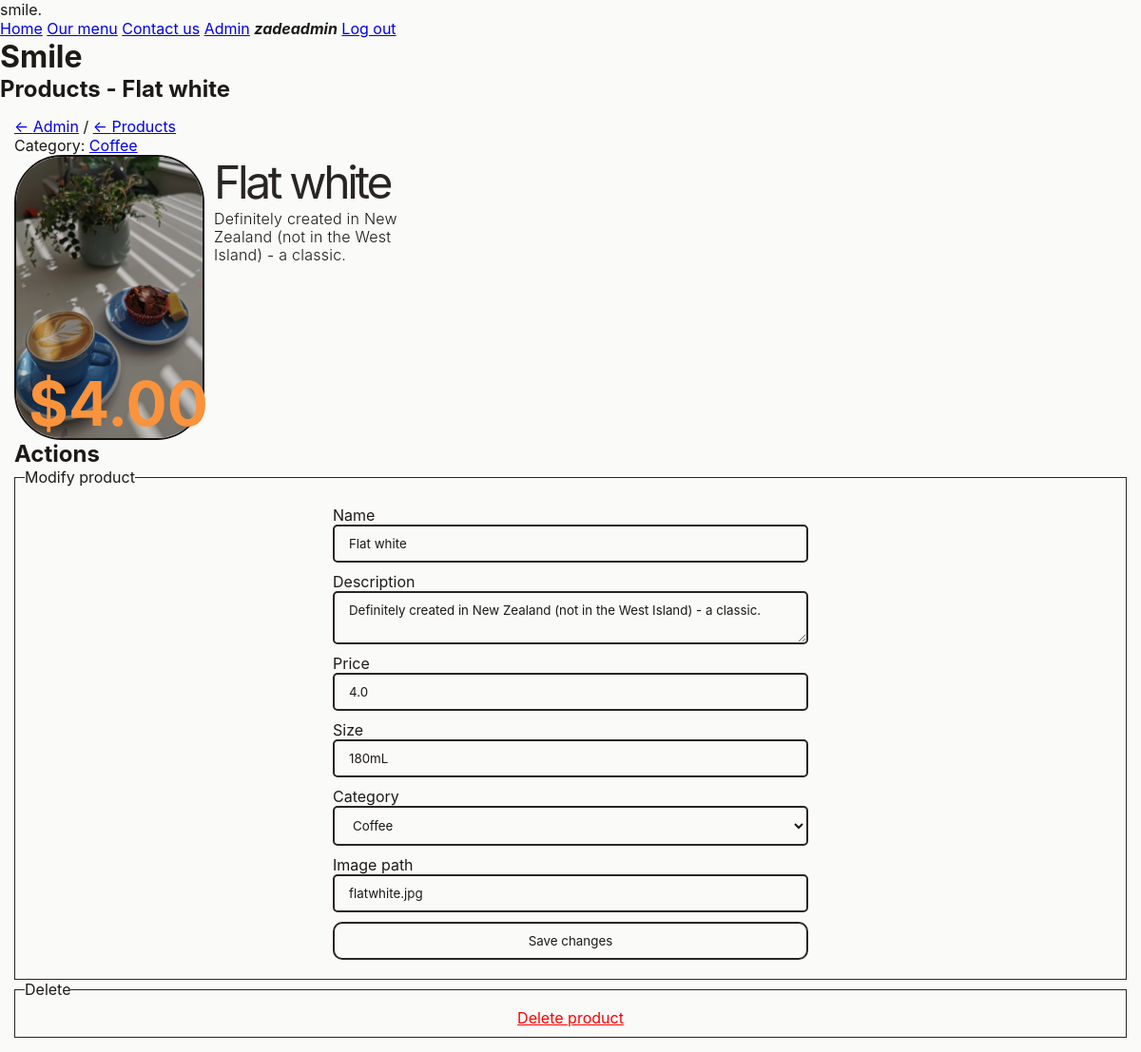
Screenshot of /admin/products/1 (signed in) with the database file from the repository.
### tables this page shows
CREATE TABLE "Products" (
	"id"	INTEGER NOT NULL UNIQUE,
	"name"	TEXT NOT NULL,
	"description"	TEXT NOT NULL,
	"size"	TEXT NOT NULL,
	"image_path"	TEXT NOT NULL,
	"price"	REAL NOT NULL,
	"category_id"	INTEGER NOT NULL DEFAULT 1,
	PRIMARY KEY("id" AUTOINCREMENT)
);

CREATE TABLE "Categories" (
	"id"	INTEGER NOT NULL UNIQUE,
	"name"	TEXT NOT NULL,
	PRIMARY KEY("id" AUTOINCREMENT)
);

### server.py (the view)
@server.route("/admin/products/<product_id>", methods=["GET"])
@admin_only
def handle_admin_product_info(product_id=None):
    if not product_id:
        return redirect("/admin/products")
    with get_db() as (connection, cursor):
        product_query = "SELECT * FROM Products WHERE id=?"
        cursor.execute(product_query, [product_id])
        product_res = cursor.fetchone()
        category_query = "SELECT id, name FROM Categories WHERE id=?"
        cursor.execute(category_query, [product_res["category_id"]])
        category_res = cursor.fetchone()
        categories_query = "SELECT id, name FROM Categories"
        cursor.execute(categories_query)
        categories_res = cursor.fetchall()
        return render_template("pages/admin/product-info.jinja", user=g.user, product=product_res, product_category=category_res, categories=categories_res)

### server.py (called while the page is built)
def db_dict_factory(cursor, row):
    d = {}
    for idx, col in enumerate(cursor.description):
        d[col[0]] = row[idx]
    return d

@contextmanager
def get_db(*args, **kwds):
    db_connection = sqlite3.connect("smile.sqlite")
    db_connection.row_factory = db_dict_factory
    db_cursor = db_connection.cursor()
    try:
        yield (db_connection, db_cursor)
    finally:
        db_connection.close()

def get_user():
    if ("username" in session) and ("display_name" in session):
        username = session["username"]
        display_name = session["display_name"]
        admin = session["admin"]
        if username is None or display_name is None or admin is None:
            return False
        return {
            "username": username,
            "display_name": display_name,
            "admin": admin
        }
    return False

def admin_only(func):
    @wraps(func)
    def wrapper(*args, **kwargs):
        if not g.user:
            return redirect(f"/auth?m=You+are+not+logged+in")
        if (g.user["admin"] != True):
            return redirect("/?m=You+are+not+an+admin")
        return func(*args, **kwargs)
    return wrapper

@server.before_request
def load_user():
    user = get_user()
    g.user = user

### templates/pages/admin/product-info.jinja
{% extends "base.jinja" %}
{% set title = "Admin - Products" %}
{% block pageheading %}
    Products - {{ product.name }}
{% endblock pageheading %}
{% block main %}
    <div class="breadcrumbs">
        <a href="{{ url_for('handle_admin')}}" class="back-link">Admin</a>
        /
        <a href="{{ url_for('handle_admin_products')}}" class="back-link">Products</a>
    </div>
    <span>Category: <a href="{{ url_for('handle_admin_category_info', category_id=product_category.id)}}">{{ product_category.name }}</a></span>
    <section>
        {{ components.productCard(product) }}
    </section>
    <section>
        <h2>Actions</h2>
        <fieldset>
            <legend>
                Modify product
            </legend>
            <form action="{{ url_for('handle_admin_update_product', product_id=product.id)}}"
                  method="post"
                  class="edit-info-form">
                <label for="product_name">
                    Name
                    <input type="text" name="name" id="product_name" value="{{ product.name }}"/>
                </label>
                <label for="product_description">
                    Description
                    <textarea type="text" name="description" id="product_description">{{product.description}}</textarea>
                </label>
                <label for="product_price">
                    Price
                    <input type="number"
                           name="price"
                           id="product_price"
                           value="{{ product.price }}"
                           step="any"/>
                </label>
                <label for="product_size">
                    Size
                    <input type="text" name="size" id="product_size" value="{{ product.size }}"  />
                </label>
                <label for="product_category">
                    Category
                    <select name="category" id="product_category">
                        {% for category in categories %}
                            <option value="{{ category.id }}"
                                    {% if category.id == product_category.id %}selected{% endif %}>
                                {{ category.name }}
                            </option>
                        {% endfor %}
                    </select>
                </label>
                <label for="product_image_path">
                    Image path
                    <input type="text"
                           name="image_path"
                           id="product_image_path"
                           value="{{ product.image_path }}"/>
                </label>
                <button type="submit">Save changes</button>
            </form>
        </fieldset>
        <fieldset>
            <legend>
                Delete
            </legend>
            <a href="{{ url_for('handle_admin_delete_product', product_id=product.id)}}"
               class="danger-text"
               data-confirm>Delete product</a>
        </fieldset>
    </section>
{% endblock main %}

### templates/components.jinja
{% macro productCard(product)%}
    <div class="product">
        <img height="500"
             width="500"
             src="{{ url_for('static', filename='images/'+product.image_path)}}"
             class="product-image"
             alt="A photo of a {{ product.name }}"/>
        <div class="product-info">
            <span class="product-name">{{ product.name }}</span>
            <span class="product-description">{{ product.description }}</span>
        </div>
        <span class="product-price">${{ '%.2f'|format(product.price) }}</span>
    </div>
{% endmacro %}

### static/smile.css (style rules this page uses)
* { box-sizing: border-box; font-family: "Inter", sans-serif; padding: 0; border: 0; margin: 0; }
:root { --accent: #fb923c; --background: #fafaf9; --background-2: #f5f5f4; --text: #1c1917; --text-2: #292524; --text-danger: red; }
html, body { background-color: var(--background); color: var(--text); }
a.back-link::before { content: "← "; }
.danger-text { color: var(--text-danger); }
.product { width: 425px; height: 300px; display: flex; gap: 10px; position: relative; }
.product-image { width: 200px; height: 300px; aspect-ratio: 2/3; border-radius: 50px; display: block; border: 2px solid var(--text); filter: brightness(80%); object-fit: cover; }
.product-info { display: flex; flex-direction: column; height: 300px; overflow: auto; }
.product-name { font-size: 48px; letter-spacing: -0.07em; line-height: 58px; color: var(--text-2); }
.product-description { font-weight: 300; font-size: 16px; line-height: 19px; letter-spacing: 0.015em; }
.product-price { color: var(--accent); font-weight: 700; font-size: 64px; margin-top: auto; position: absolute; bottom: 0; left: 15px; }
fieldset { border: 1px solid var(--text-2); }
form, fieldset { display: flex; flex-direction: column; padding: 10px; gap: 10px; }
label { display: flex; flex-direction: column; }
form textarea { resize: vertical; }
form :is(button, input, select, textarea) { padding: 10px; padding-left: 15px; padding-right: 15px; border: 2px solid var(--text-2); color: var(--text); background-color: var(--background); display: block; width: 100%; border-radius: 5px; }
form :is(button, input, select, textarea):hover { background-color: var(--background-2); }
form :is(button, input, select, textarea):focus { border-color: var(--accent); background-color: var(--background-2); outline: none; }
form button[type="submit"] { padding: 10px; padding-left: 15px; padding-right: 15px; border-radius: 10px; }
@media screen and (min-width: 700px) { fieldset { align-items: center; } }
@media screen and (min-width: 700px) { form { align-items: center; } }
@media screen and (min-width: 700px) { form :is(button, input, select, textarea) { width: 500px; } }

### rows the page displays
Products: name "Flat white", image_path (picture), description "Definitely created in New Zealand (not in the West Island) - a classic.", price "4.00", price "4.0", size "180mL", image_path "flatwhite.jpg"
Categories: name "Coffee"

### other values shown
{{ user["display_name"] }} "zadeadmin"
form field category "Coffee"
